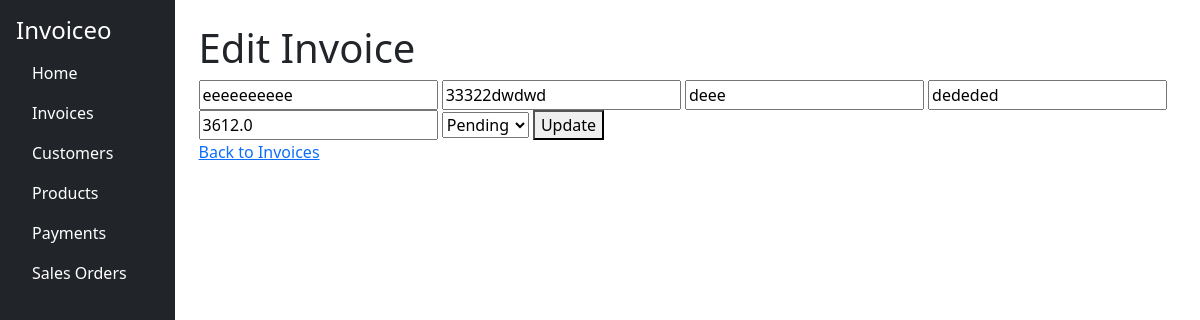
Before: /edit_invoice/3 with the older database file.
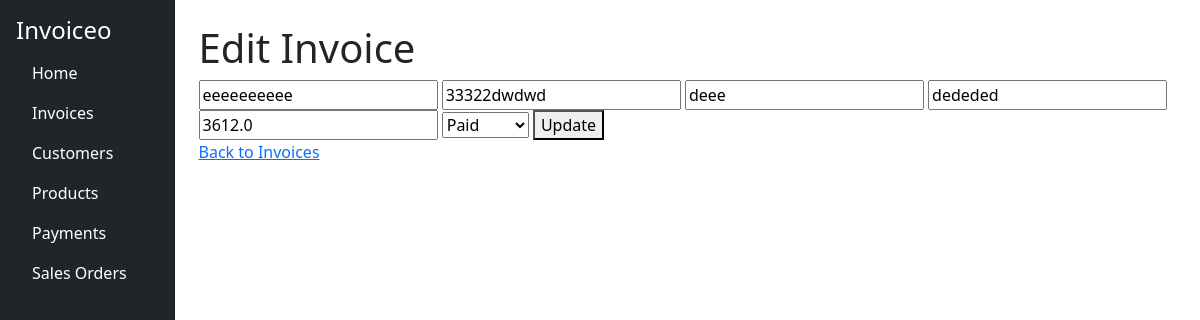
After: the same page with the newer database file.
### app.py (models this page shows, shortened)
class Invoice(db.Model):
    id = db.Column(db.Integer, primary_key=True)
    customer_name = db.Column(db.String(100), nullable=False)
    customer_gstin = db.Column(db.String(15), nullable=False)
    amount = db.Column(db.Float, nullable=False)
    customer_address = db.Column(db.String(300), nullable=False)
    billing_address = db.Column(db.String(300), nullable=False)
    status = db.Column(db.String(20), default="Pending")
    created_at = db.Column(db.DateTime, default=datetime.utcnow)
    items = db.relationship('InvoiceItem', backref='invoice', cascade='all, delete-orphan')
    payments = db.relationship('Payment', backref='invoice', cascade='all, delete-orphan')

### app.py (the view, shortened to what this page needs)
@app.route('/edit_invoice/<int:id>', methods=['GET', 'POST'])
def edit_invoice(id):
    invoice = Invoice.query.get_or_404(id)
    return render_template('edit_invoice.html', invoice=invoice)

### templates/edit_invoice.html (shortened to what this page needs)
{% extends 'base.html' %}
{% block content %}
    <h1>Edit Invoice</h1>
    <form method="POST">
        <input type="text" name="customer_name" value="{{ invoice.customer_name }}" required>
        <input type="text" name="customer_gstin" value="{{ invoice.customer_gstin }}" required>
        <input type="text" name="customer_address" value="{{ invoice.customer_address }}" required>
        <input type="text" name="billing_address" value="{{ invoice.billing_address }}" required>
        <input type="number" name="amount" value="{{ invoice.amount }}" required>
        <select name="status">
            <option value="Pending" {% if invoice.status == 'Pending' %}selected{% endif %}>Pending</option>
            <option value="Paid" {% if invoice.status == 'Paid' %}selected{% endif %}>Paid</option>
        </select>
        <button type="submit">Update</button>
    </form>
    <a href="{{ url_for('invoices') }}">Back to Invoices</a>
</body>
{% endblock %}

Changed rows visible on the page:
changed Invoice "eeeeeeeeee": status "Pending" → "Paid"
